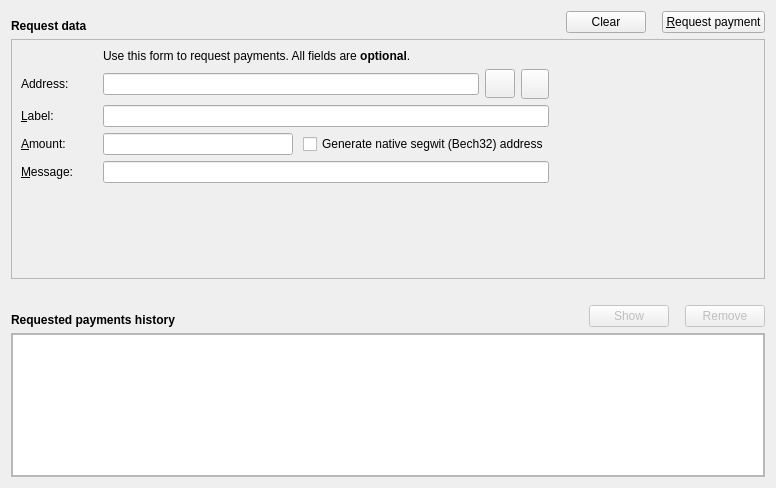
<?xml version="1.0" encoding="UTF-8"?>
<ui version="4.0">
 <class>ReceiveCoinsDialog</class>
 <widget class="QWidget" name="ReceiveCoinsDialog">
  <property name="geometry">
   <rect>
    <x>0</x>
    <y>0</y>
    <width>776</width>
    <height>488</height>
   </rect>
  </property>
  <layout class="QVBoxLayout" name="verticalLayout">
   <item>
    <layout class="QHBoxLayout" name="horizontalLayout">
     <item>
      <widget class="QLabel" name="label_7">
       <property name="font">
        <font>
         <weight>75</weight>
         <bold>true</bold>
        </font>
       </property>
       <property name="text">
        <string>Request data</string>
       </property>
       <property name="alignment">
        <set>Qt::AlignBottom|Qt::AlignLeading|Qt::AlignLeft</set>
       </property>
      </widget>
     </item>
     <item>
      <spacer name="horizontalSpacer_6">
       <property name="orientation">
        <enum>Qt::Horizontal</enum>
       </property>
       <property name="sizeType">
        <enum>QSizePolicy::Expanding</enum>
       </property>
       <property name="sizeHint" stdset="0">
        <size>
         <width>70</width>
         <height>20</height>
        </size>
       </property>
      </spacer>
     </item>
     <item>
      <widget class="QPushButton" name="clearButton">
       <property name="sizePolicy">
        <sizepolicy hsizetype="Minimum" vsizetype="Fixed">
         <horstretch>0</horstretch>
         <verstretch>0</verstretch>
        </sizepolicy>
       </property>
       <property name="toolTip">
        <string>Clear all fields of the form.</string>
       </property>
       <property name="text">
        <string>Clear</string>
       </property>
       <property name="icon">
        <iconset resource="../glitch.grc">
         <normaloff>:/icons/remove</normaloff>:/icons/remove</iconset>
       </property>
       <property name="autoDefault">
        <bool>false</bool>
       </property>
      </widget>
     </item>
     <item>
      <spacer name="horizontalSpacer_5">
       <property name="orientation">
        <enum>Qt::Horizontal</enum>
       </property>
       <property name="sizeType">
        <enum>QSizePolicy::Fixed</enum>
       </property>
       <property name="sizeHint" stdset="0">
        <size>
         <width>10</width>
         <height>20</height>
        </size>
       </property>
      </spacer>
     </item>
     <item>
      <widget class="QPushButton" name="receiveButton">
       <property name="text">
        <string>&amp;Request payment</string>
       </property>
       <property name="icon">
        <iconset resource="../glitch.grc">
         <normaloff>:/icons/request_payment</normaloff>:/icons/request_payment</iconset>
       </property>
      </widget>
     </item>
    </layout>
   </item>
   <item>
    <widget class="QFrame" name="frameRequest">
     <property name="sizePolicy">
      <sizepolicy hsizetype="Preferred" vsizetype="Fixed">
       <horstretch>0</horstretch>
       <verstretch>0</verstretch>
      </sizepolicy>
     </property>
     <property name="frameShape">
      <enum>QFrame::StyledPanel</enum>
     </property>
     <property name="frameShadow">
      <enum>QFrame::Sunken</enum>
     </property>
     <layout class="QHBoxLayout" name="horizontalLayout_4">
      <item>
       <layout class="QGridLayout" name="gridLayout">
        <property name="horizontalSpacing">
         <number>15</number>
        </property>
        <item row="4" column="0">
         <widget class="QLabel" name="label_2">
          <property name="toolTip">
           <string>An optional label to associate with the new receiving address.</string>
          </property>
          <property name="text">
           <string>&amp;Label:</string>
          </property>
          <property name="buddy">
           <cstring>reqLabel</cstring>
          </property>
         </widget>
        </item>
        <item row="6" column="0">
         <widget class="QLabel" name="label_3">
          <property name="toolTip">
           <string>An optional message to attach to the payment request, which will be displayed when the request is opened. Note: The message will not be sent with the payment over the Glitch network.</string>
          </property>
          <property name="text">
           <string>&amp;Message:</string>
          </property>
          <property name="buddy">
           <cstring>reqMessage</cstring>
          </property>
         </widget>
        </item>
        <item row="3" column="2">
         <layout class="QHBoxLayout" name="horizontalLayout_3">
          <property name="spacing">
           <number>6</number>
          </property>
          <item>
           <widget class="QLineEdit" name="leAddress"/>
          </item>
          <item>
           <widget class="QToolButton" name="copyAddressButton">
            <property name="text">
             <string/>
            </property>
            <property name="iconSize">
             <size>
              <width>22</width>
              <height>22</height>
             </size>
            </property>
           </widget>
          </item>
          <item>
           <widget class="QToolButton" name="refreshButton">
            <property name="minimumSize">
             <size>
              <width>28</width>
              <height>30</height>
             </size>
            </property>
            <property name="maximumSize">
             <size>
              <width>20</width>
              <height>30</height>
             </size>
            </property>
            <property name="text">
             <string/>
            </property>
           </widget>
          </item>
         </layout>
        </item>
        <item row="6" column="2">
         <widget class="QLineEdit" name="reqMessage">
          <property name="toolTip">
           <string>An optional message to attach to the payment request, which will be displayed when the request is opened. Note: The message will not be sent with the payment over the Glitch network.</string>
          </property>
         </widget>
        </item>
        <item row="2" column="2">
         <widget class="QLabel" name="label_5">
          <property name="text">
           <string>Use this form to request payments. All fields are &lt;b&gt;optional&lt;/b&gt;.</string>
          </property>
         </widget>
        </item>
        <item row="4" column="2">
         <widget class="QLineEdit" name="reqLabel">
          <property name="toolTip">
           <string>An optional label to associate with the new receiving address.</string>
          </property>
         </widget>
        </item>
        <item row="5" column="0">
         <widget class="QLabel" name="label">
          <property name="toolTip">
           <string>An optional amount to request. Leave this empty or zero to not request a specific amount.</string>
          </property>
          <property name="text">
           <string>&amp;Amount:</string>
          </property>
          <property name="buddy">
           <cstring>reqAmount</cstring>
          </property>
         </widget>
        </item>
        <item row="3" column="0">
         <widget class="QLabel" name="label_8">
          <property name="text">
           <string>Address:</string>
          </property>
         </widget>
        </item>
        <item row="5" column="2">
         <layout class="QHBoxLayout" name="horizontalLayout_5">
          <property name="spacing">
           <number>10</number>
          </property>
          <item>
           <widget class="BitcoinAmountField" name="reqAmount">
            <property name="sizePolicy">
             <sizepolicy hsizetype="Expanding" vsizetype="Fixed">
              <horstretch>0</horstretch>
              <verstretch>0</verstretch>
             </sizepolicy>
            </property>
            <property name="minimumSize">
             <size>
              <width>80</width>
              <height>0</height>
             </size>
            </property>
            <property name="toolTip">
             <string>An optional amount to request. Leave this empty or zero to not request a specific amount.</string>
            </property>
           </widget>
          </item>
          <item>
           <widget class="QCheckBox" name="useBech32">
            <property name="sizePolicy">
             <sizepolicy hsizetype="Fixed" vsizetype="Fixed">
              <horstretch>0</horstretch>
              <verstretch>0</verstretch>
             </sizepolicy>
            </property>
            <property name="maximumSize">
             <size>
              <width>1000</width>
              <height>16777215</height>
             </size>
            </property>
            <property name="focusPolicy">
             <enum>Qt::StrongFocus</enum>
            </property>
            <property name="toolTip">
             <string>Native segwit addresses (aka Bech32 or BIP-173) reduce your transaction fees later on and offer better protection against typos, but old wallets don't support them. When unchecked, an address compatible with older wallets will be created instead.</string>
            </property>
            <property name="text">
             <string>Generate native segwit (Bech32) address</string>
            </property>
           </widget>
          </item>
         </layout>
        </item>
        <item row="7" column="0" colspan="3">
         <spacer name="verticalSpacer">
          <property name="orientation">
           <enum>Qt::Vertical</enum>
          </property>
          <property name="sizeHint" stdset="0">
           <size>
            <width>20</width>
            <height>0</height>
           </size>
          </property>
         </spacer>
        </item>
       </layout>
      </item>
      <item>
       <widget class="QRImageWidget" name="lblQRCode">
        <property name="minimumSize">
         <size>
          <width>200</width>
          <height>220</height>
         </size>
        </property>
        <property name="maximumSize">
         <size>
          <width>200</width>
          <height>220</height>
         </size>
        </property>
        <property name="text">
         <string/>
        </property>
        <property name="alignment">
         <set>Qt::AlignCenter</set>
        </property>
        <property name="wordWrap">
         <bool>true</bool>
        </property>
       </widget>
      </item>
     </layout>
    </widget>
   </item>
   <item>
    <spacer name="verticalSpacer_2">
     <property name="orientation">
      <enum>Qt::Vertical</enum>
     </property>
     <property name="sizeType">
      <enum>QSizePolicy::Fixed</enum>
     </property>
     <property name="sizeHint" stdset="0">
      <size>
       <width>10</width>
       <height>20</height>
      </size>
     </property>
    </spacer>
   </item>
   <item>
    <layout class="QHBoxLayout" name="horizontalLayout_2">
     <item>
      <widget class="QLabel" name="label_6">
       <property name="font">
        <font>
         <weight>75</weight>
         <bold>true</bold>
        </font>
       </property>
       <property name="text">
        <string>Requested payments history</string>
       </property>
       <property name="alignment">
        <set>Qt::AlignBottom|Qt::AlignLeading|Qt::AlignLeft</set>
       </property>
      </widget>
     </item>
     <item>
      <spacer name="horizontalSpacer_3">
       <property name="orientation">
        <enum>Qt::Horizontal</enum>
       </property>
       <property name="sizeType">
        <enum>QSizePolicy::Expanding</enum>
       </property>
       <property name="sizeHint" stdset="0">
        <size>
         <width>70</width>
         <height>20</height>
        </size>
       </property>
      </spacer>
     </item>
     <item>
      <widget class="QPushButton" name="showRequestButton">
       <property name="enabled">
        <bool>false</bool>
       </property>
       <property name="toolTip">
        <string>Show the selected request (does the same as double clicking an entry)</string>
       </property>
       <property name="text">
        <string>Show</string>
       </property>
       <property name="icon">
        <iconset resource="../glitch.grc">
         <normaloff>:/icons/show</normaloff>:/icons/show</iconset>
       </property>
       <property name="iconSize">
        <size>
         <width>22</width>
         <height>16</height>
        </size>
       </property>
       <property name="autoDefault">
        <bool>false</bool>
       </property>
      </widget>
     </item>
     <item>
      <spacer name="horizontalSpacer_4">
       <property name="orientation">
        <enum>Qt::Horizontal</enum>
       </property>
       <property name="sizeType">
        <enum>QSizePolicy::Fixed</enum>
       </property>
       <property name="sizeHint" stdset="0">
        <size>
         <width>10</width>
         <height>20</height>
        </size>
       </property>
      </spacer>
     </item>
     <item>
      <widget class="QPushButton" name="removeRequestButton">
       <property name="enabled">
        <bool>false</bool>
       </property>
       <property name="toolTip">
        <string>Remove the selected entries from the list</string>
       </property>
       <property name="text">
        <string>Remove</string>
       </property>
       <property name="icon">
        <iconset resource="../glitch.grc">
         <normaloff>:/icons/remove</normaloff>:/icons/remove</iconset>
       </property>
       <property name="autoDefault">
        <bool>false</bool>
       </property>
      </widget>
     </item>
    </layout>
   </item>
   <item>
    <widget class="QFrame" name="frame">
     <property name="sizePolicy">
      <sizepolicy hsizetype="Preferred" vsizetype="Expanding">
       <horstretch>0</horstretch>
       <verstretch>0</verstretch>
      </sizepolicy>
     </property>
     <property name="frameShape">
      <enum>QFrame::StyledPanel</enum>
     </property>
     <property name="frameShadow">
      <enum>QFrame::Raised</enum>
     </property>
     <layout class="QVBoxLayout" name="verticalLayout_2">
      <property name="spacing">
       <number>0</number>
      </property>
      <property name="leftMargin">
       <number>0</number>
      </property>
      <property name="topMargin">
       <number>0</number>
      </property>
      <property name="rightMargin">
       <number>0</number>
      </property>
      <property name="bottomMargin">
       <number>0</number>
      </property>
      <item>
       <widget class="QTableView" name="recentRequestsView">
        <property name="contextMenuPolicy">
         <enum>Qt::CustomContextMenu</enum>
        </property>
        <property name="tabKeyNavigation">
         <bool>false</bool>
        </property>
        <property name="sortingEnabled">
         <bool>true</bool>
        </property>
       </widget>
      </item>
     </layout>
    </widget>
   </item>
  </layout>
 </widget>
 <customwidgets>
  <customwidget>
   <class>BitcoinAmountField</class>
   <extends>QLineEdit</extends>
   <header>qt/glitchamountfield.h</header>
   <container>1</container>
  </customwidget>
  <customwidget>
   <class>QRImageWidget</class>
   <extends>QLabel</extends>
   <header>qt/receiverequestdialog.h</header>
  </customwidget>
 </customwidgets>
 <tabstops>
  <tabstop>recentRequestsView</tabstop>
  <tabstop>showRequestButton</tabstop>
  <tabstop>removeRequestButton</tabstop>
 </tabstops>
 <resources>
  <include location="../glitch.grc"/>
 </resources>
 <connections/>
</ui>
